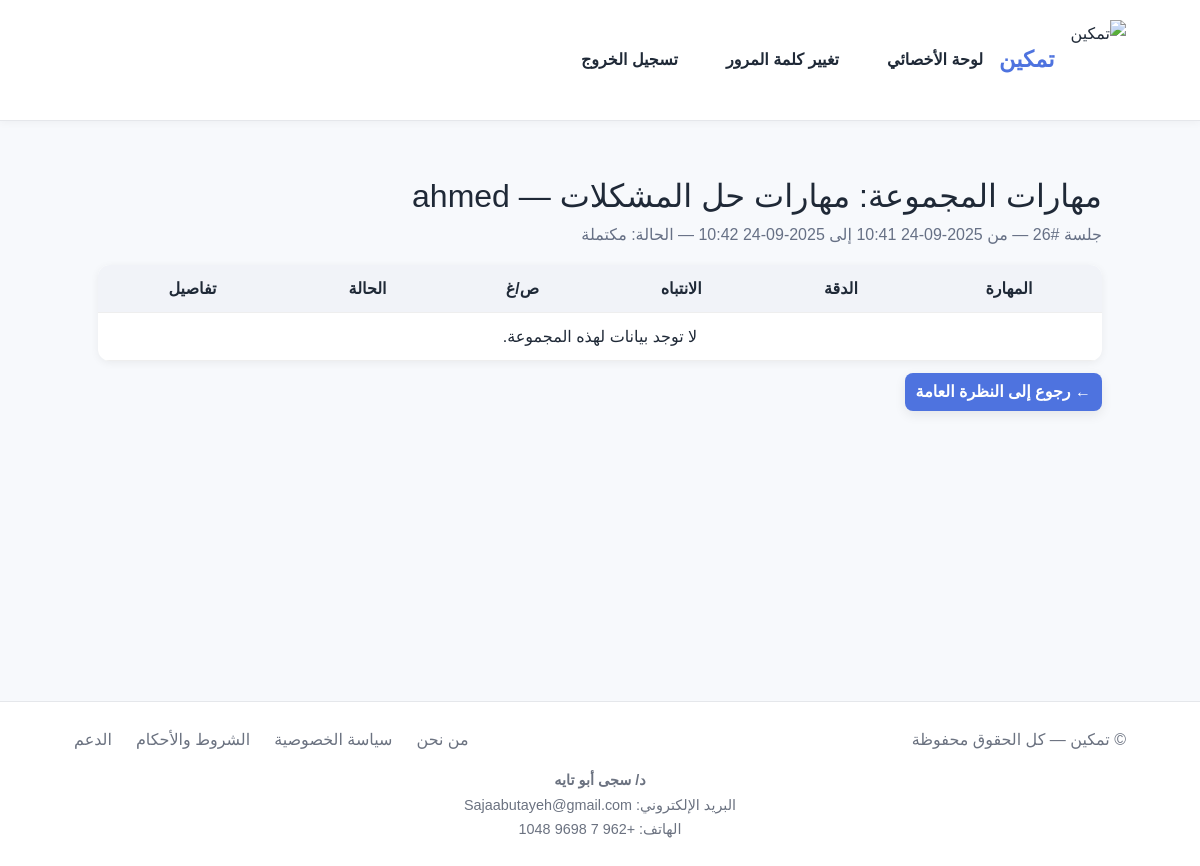
The app's page /reports/child/10/groups/10/ (signed in), older data.
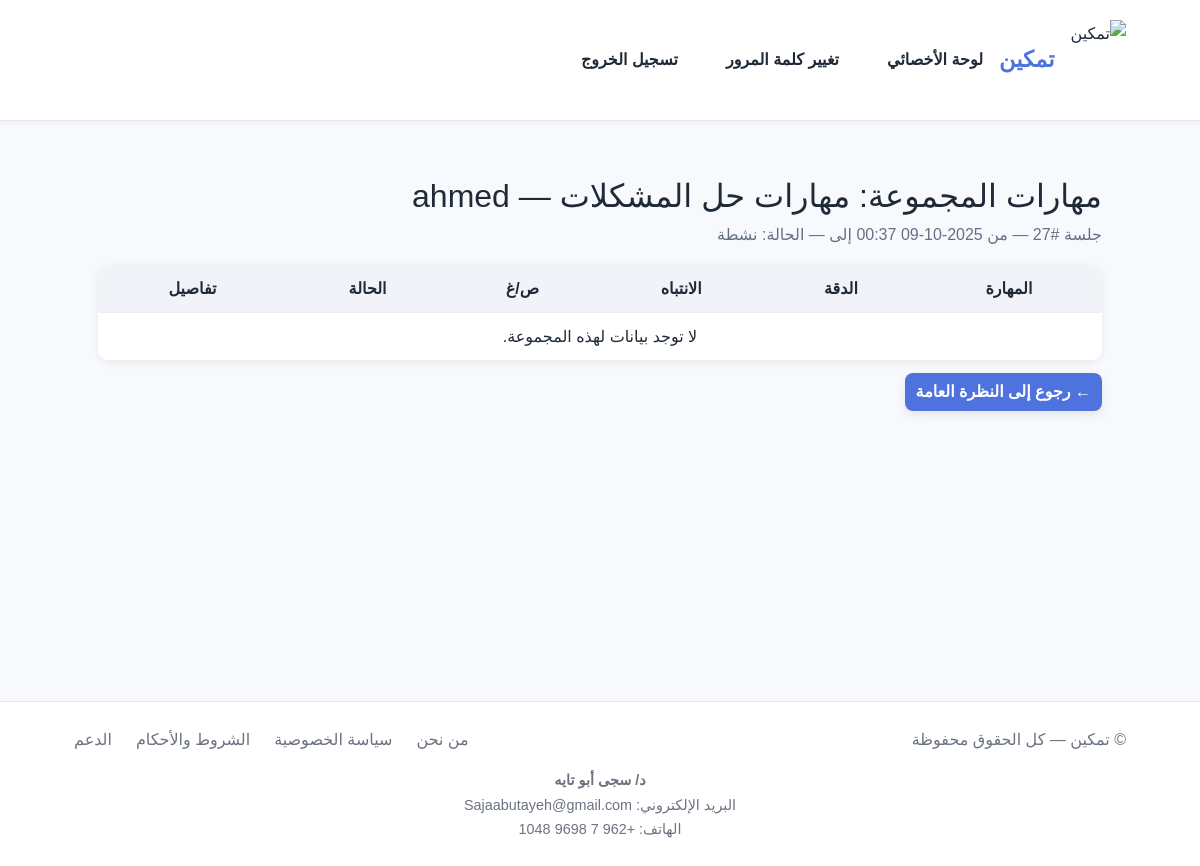
The same page, newer data.
### assessments/models.py (models this page shows, shortened)
class AssessmentSession(models.Model):
    STATUS_CHOICES = (
        ("active", "نشطة"),
        ("completed", "مكتملة"),
        ("aborted", "تم إنهاؤها"),
    )
    child = models.ForeignKey(settings.AUTH_USER_MODEL, on_delete=models.CASCADE, related_name="assessment_sessions")
    category = models.ForeignKey(SkillCategory, on_delete=models.SET_NULL, null=True, blank=True)
    status = models.CharField(max_length=20, choices=STATUS_CHOICES, default="active")
    started_at = models.DateTimeField(auto_now_add=True)
    ended_at = models.DateTimeField(null=True, blank=True)
    total_questions = models.PositiveIntegerField(default=0)
    correct_count = models.PositiveIntegerField(default=0)
    wrong_count = models.PositiveIntegerField(default=0)
    state_snapshot = models.JSONField(null=True, blank=True)

### assessments/views_reports.py (the view)
@login_required
def group_skills_view(request, child_id, group_id):
    child = get_object_or_404(CustomUser, id=child_id, user_type="child")
    if not _can_view_child(request.user, child):
        return HttpResponseForbidden("غير مصرح بعرض هذا التقرير.")
    group = get_object_or_404(SkillGroup, id=group_id)
    session_id = request.GET.get("session_id")
    session = None
    if session_id and session_id != "all":
        session = AssessmentSession.objects.filter(id=session_id, child=child).first()
    elif session_id == "all":
        session = None
    else:
        session = AssessmentSession.objects.filter(child=child).order_by("-started_at", "-id").first()
    all_skills = compute_child_skills_overview(child, session=session)
    group_skill_ids = set(Skill.objects.filter(group_id=group.id).values_list("id", flat=True))
    skills = [s for s in all_skills if s["skill_id"] in group_skill_ids]
    return render(request, "reports/group_skills.html", {
        "child": child, "group": group, "skills": skills, "session": session,
    })

### assessments/views_reports.py (called while the page is built)
def _can_view_child(viewer, child):
    if viewer.is_superuser or viewer.is_staff:
        return True
    if viewer.user_type == "parent" and child.parent_id == viewer.id:
        return True
    if viewer.user_type == "specialist" and child.specialist_id == viewer.id:
        return True
    return False

### templates/reports/group_skills.html (shortened to what this page needs)
{% extends "base.html" %}
{% load static %}
{% block content %}
<div class="page-wrap">
  <h2>مهارات المجموعة: {{ group.name }} — {{ child.username }}</h2>
  {% if session %}
    <p class="sub">
      جلسة #{{ session.id }} —
      من {{ session.started_at|date:"Y-m-d H:i" }}
      إلى {{ session.ended_at|date:"Y-m-d H:i" }}
      — الحالة: {{ session.get_status_display }}
    </p>
  {% else %}
    <p class="sub">بدون تحديد جلسة (إجمالي جميع الجلسات)</p>
  {% endif %}
  <table>
    <thead>
      <tr>
        <th>المهارة</th>
        <th>الدقة</th>
        <th>الانتباه</th>
        <th>ص/غ</th>
        <th>الحالة</th>
        <th>تفاصيل</th>
      </tr>
    </thead>
    <tbody>
      {% for s in skills %}
        <tr>
          <td>{{ s.skill_name }}</td>
          <td>{{ s.accuracy_pct }}%</td>
          <td>{{ s.attention_pct }}%</td>
          <td>{{ s.counts.correct }}/{{ s.counts.total }}</td>
          <td>
            {% if s.level == 'needs_improvement' %}
              <span class="tag w">تحتاج تحسين</span>
            {% elif s.level == 'strong' %}
              <span class="tag s">قوية</span>
            {% else %}
              <span class="tag g">جيدة</span>
            {% endif %}
          </td>
          <td>
            <a class="btn"
               href="{% url 'skill_detail' child.id s.skill_id %}{% if session %}?session_id={{ session.id }}{% endif %}">
              فتح
            </a>
          </td>
        </tr>
      {% empty %}
        <tr><td colspan="6">لا توجد بيانات لهذه المجموعة.</td></tr>
      {% endfor %}
    </tbody>
  </table>
  <p style="margin-top:12px">
    <a class="btn" href="{% url 'child_skills_overview' child.id %}{% if session %}?session_id={{ session.id }}{% endif %}">
      &larr; رجوع إلى النظرة العامة
    </a>
  </p>
</div>
{% endblock %}

Row changes from the older to the newer data that the page shows:
no longer on this page (row unchanged): AssessmentSession: id "26", status "مكتملة"
added AssessmentSession: id "27", status "نشطة"
